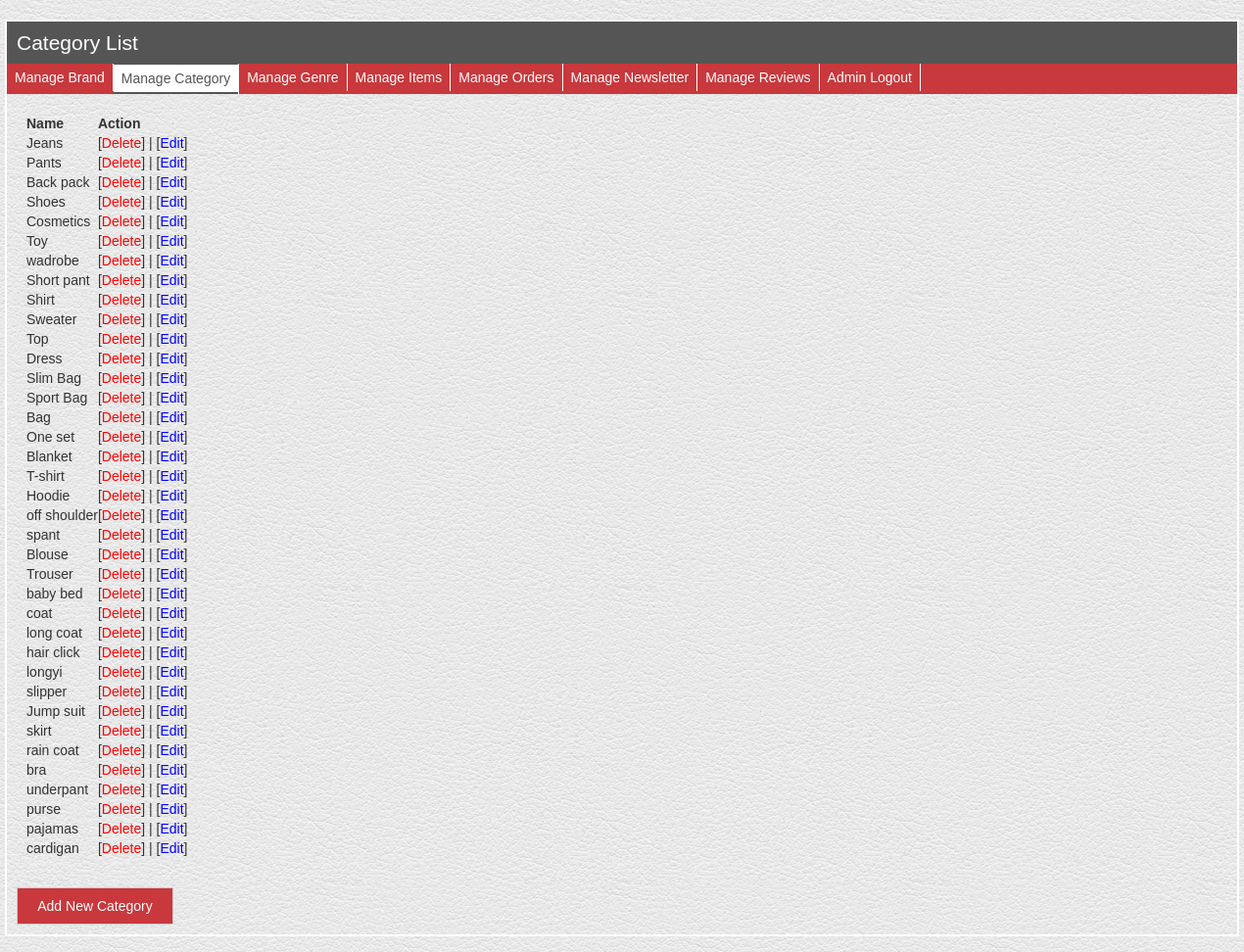
Page /admin/categorylist.php on the committed database.
### tables this page shows
CREATE TABLE `category` (
  `cateid` int(100) NOT NULL,
  `catename` varchar(255) NOT NULL
);

### admin/categorylist.php (the view, shortened to what this page needs)
<?php
include 'config.php';
?>
<!DOCTYPE html>
<html>
<head>
   <link rel="stylesheet" type="text/css" href="../DataTables/datatables.min.css"/>
   <link rel="stylesheet" href="css/bootstrap.min.css">
   <link rel="stylesheet" href="css/style.css">
</head>
<body>
	<h1>Category List</h1>
<ul class="menu">
  <li><a href="brandlist.php">Manage Brand</a></li>
  <li><a class="active" href="categorylist.php">Manage Category</a></li>
  <li><a href="genrelist.php">Manage Genre</a></li>
  <li><a href="productlist.php">Manage Items</a></li>
  <li><a href="orderlist.php">Manage Orders</a></li>
  <li><a href="newsletterlist.php">Manage Newsletter</a></li>
  <li><a href="reviewlist.php">Manage Reviews</a></li>
  <li><a href="logout.php">Admin Logout</a></li>
</ul>
<ul class="list">
<table id="tableid" class="display">
		<thead>
		<tr>
			<th>Name</th>
			<th>Action</th>
		</tr>
	</thead>
	<tbody>
		 <?php
          $sql = $mysqli->query("SELECT * FROM category");
          if($sql){
              while($obj = $sql->fetch_object()) { ?>
<tr>
              <td><?= $obj->catename ?></td>
              <td>
                [<a href="categorydelete.php?id=<?php echo $obj->cateid ?>" class="del" onClick="return confirm('Are you sure')">Delete</a>] | [<a href="categoryedit.php?id=<?php echo $obj->cateid ?>" >Edit</a>]
              </td>
</tr>
<?php } } ?>
 	</tbody>
	</table>
</ul>
<a href="categorynew.php" class="new">Add New Category</a>
<br style="clear:both">
</body>
</html>

### admin/css/style.css (style rules this page uses)
body { background:url(../logo/white_leather.png); }
body { font-family: Arial, Helvetica, sans-serif; margin: 20px auto; }
h1 { padding: 10px; font-size: 21px; background: #555; margin: 0; color: #fff; }
ul.list { list-style: none; margin: 20px; padding: 0; }
ul.list a { color: blue; }
ul.list a.del { color: red; }
a.new { display: block; padding: 8px 0; text-align: center; width: 160px; margin: 10px; color: #fff; background: #c8383c; border: 1px solid #ccc; text-decoration: none; }
ul.menu { list-style: none; margin: 0; padding: 0; overflow: hidden; background: #c8383c; }
ul.menu li { float: left; border-right: 1px solid #fff; }
ul.menu a { display: block; padding: 4px 8px; text-decoration: none; color: #fff; }
ul.menu a.active { background: #fff; color:#555; border-top: 1px solid #555; border-bottom: 2px solid #555; }
a.new { float: left; }

### admin/categorylist.php (style rules this page uses)
body { width: 1260px; border: 2px solid #fff; }

### rows in the picture
category: catename "Jeans"
category: catename "Pants"
category: catename "Back pack"
category: catename "Shoes"
category: catename "Cosmetics"
category: catename "Toy"
category: catename "wadrobe"
category: catename "Short pant"
category: catename "Shirt"
category: catename "Sweater"
category: catename "Top"
category: catename "Dress"
category: catename "Slim Bag"
category: catename "Sport Bag"
category: catename "Bag"
category: catename "One set"
category: catename "Blanket"
category: catename "T-shirt"
category: catename "Hoodie"
category: catename "off shoulder"
category: catename "spant"
category: catename "Blouse"
category: catename "Trouser"
category: catename "baby bed"
category: catename "coat"
category: catename "long coat"
category: catename "hair click"
category: catename "longyi"
category: catename "slipper"
category: catename "Jump suit"
category: catename "skirt"
category: catename "rain coat"
category: catename "bra"
category: catename "underpant"
category: catename "purse"
category: catename "pajamas"
category: catename "cardigan"
